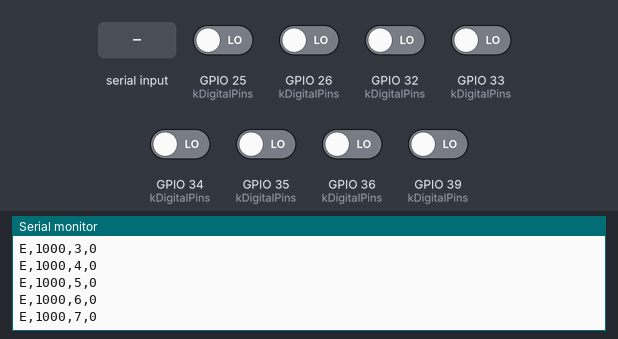
This program was run on a simulated ESP32. Shown: the last lines printed to the serial monitor. The test bench sets the inputs (shaded band); at power-on: GPIO 25 (kDigitalPins), GPIO 26 (kDigitalPins), GPIO 32 (kDigitalPins), GPIO 33 (kDigitalPins), GPIO 34 (kDigitalPins), GPIO 35 (kDigitalPins), GPIO 36 (kDigitalPins), GPIO 39 (kDigitalPins) LOW. No CAN messages arrive unless stated.

Above: at 1.2 s.
1.3 s: "1" received over the second serial link
At 1.8 s:
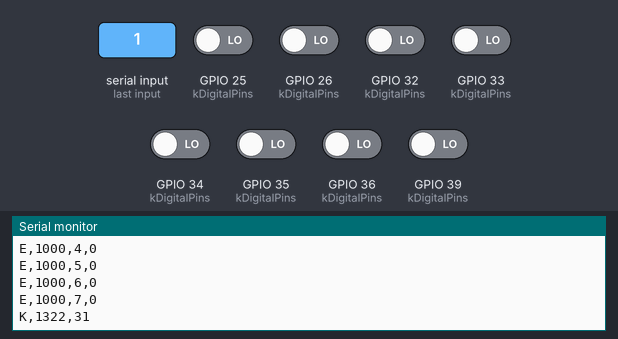
2.8 s: GPIO 25 (kDigitalPins) driven HIGH
At 2.96 s:
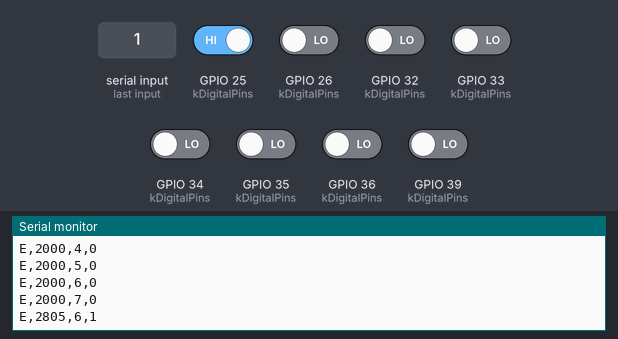
5.8 s: GPIO 26 (kDigitalPins) driven HIGH
At 6.8 s:
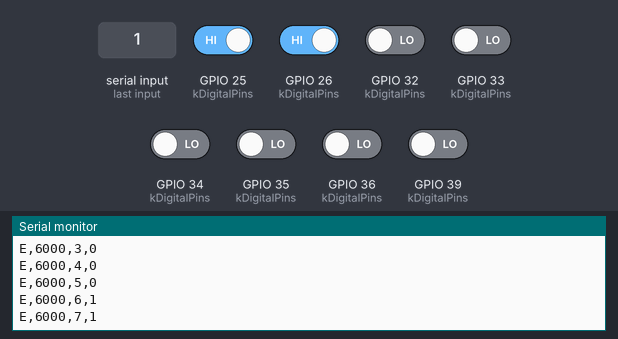
7.3 s: GPIO 32 (kDigitalPins) driven HIGH
At 7.9 s:
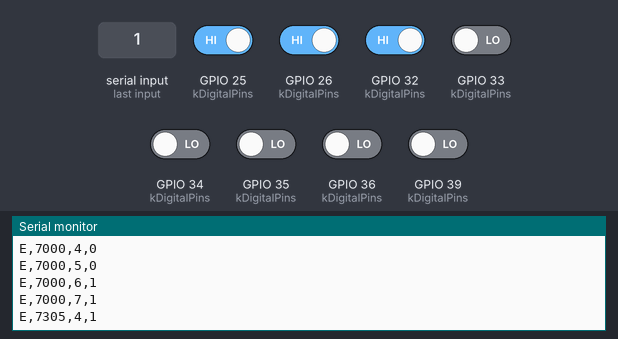
8.8 s: GPIO 33 (kDigitalPins) driven HIGH
At 8.96 s:
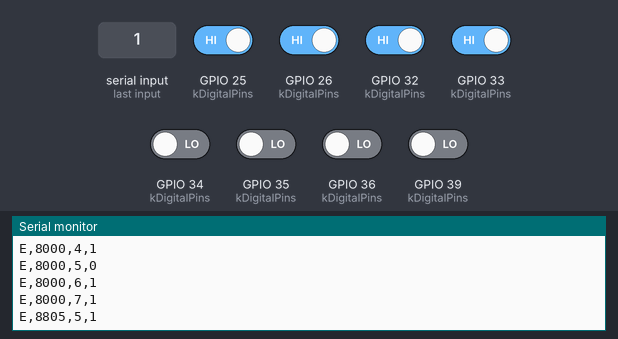
10.3 s: GPIO 34 (kDigitalPins) driven HIGH
At 10.9 s:
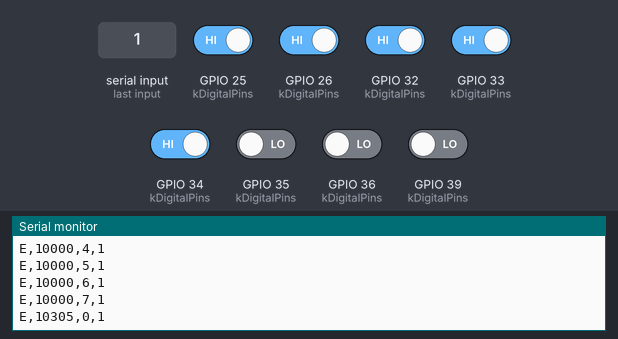
Timing chart, 0 to 12.8 s (numbered marks = the images above; inputs shaded):
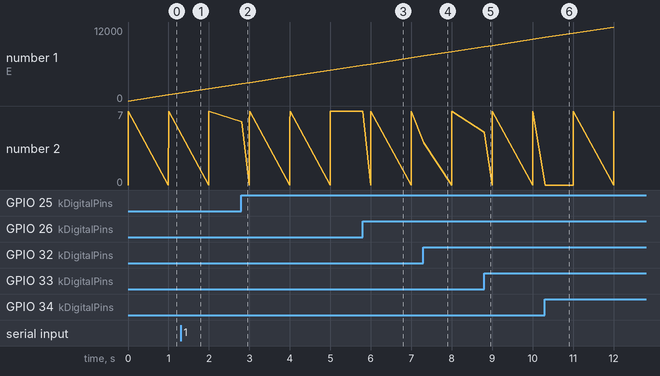

The program:

main.cpp
```cpp
#include <Arduino.h>

#include <atomic>

#include "can_listener.h"
#include "config.h"
#include "inputs.h"
#include "kline_listener.h"
#include "pulse_counter.h"
#include "rdp_frame.h"
#include "selftest.h"

namespace {
QueueHandle_t gQueue = nullptr;
std::atomic<uint32_t> gDropped{0};
uint32_t gLastStatus = 0;
}  // namespace

void setup() {
  Serial.begin(921600);
  gQueue = xQueueCreate(rdp::kLineQueueCapacity, sizeof(rdp::RdpLine));
  rdp::rdpEnqueue(gQueue, &gDropped, rdp::formatHello(millis(), rdp::kFwVersion));
  inputsBegin(gQueue, &gDropped);
  pulseBegin(gQueue, &gDropped);
  canBegin(gQueue, &gDropped);
  klineBegin(gQueue, &gDropped);
#ifdef RDP_SELFTEST
  selftestBegin();
#endif
  gLastStatus = millis();
}

void loop() {
  rdp::RdpLine line;
  if (xQueueReceive(gQueue, &line, pdMS_TO_TICKS(10)) == pdTRUE) {
    Serial.println(line.text);
  }
  if (millis() - gLastStatus >= rdp::kStatusPeriodMs) {
    gLastStatus = millis();
    Serial.println(rdp::formatStatus(gLastStatus, gDropped.load()).c_str());
  }
}
```

can_listener.cpp
```cpp
#include "can_listener.h"

#include <driver/twai.h>

#include "config.h"
#include "rdp_frame.h"

namespace {

QueueHandle_t gQueue = nullptr;
std::atomic<uint32_t>* gDropped = nullptr;

twai_timing_config_t timingFor(uint32_t bitrate) {
  if (bitrate == 250000) {
    return TWAI_TIMING_CONFIG_250KBITS();
  }
  return TWAI_TIMING_CONFIG_500KBITS();
}

bool installAt(uint32_t bitrate) {
  twai_general_config_t general = TWAI_GENERAL_CONFIG_DEFAULT(
      static_cast<gpio_num_t>(rdp::kCanTxPin), static_cast<gpio_num_t>(rdp::kCanRxPin), TWAI_MODE_LISTEN_ONLY);
  twai_timing_config_t timing = timingFor(bitrate);
  twai_filter_config_t filter = TWAI_FILTER_CONFIG_ACCEPT_ALL();
  if (twai_driver_install(&general, &timing, &filter) != ESP_OK) {
    return false;
  }
  if (twai_start() != ESP_OK) {
    twai_driver_uninstall();
    return false;
  }
  return true;
}

void uninstall() {
  twai_stop();
  twai_driver_uninstall();
}

void enqueueFrame(const twai_message_t& msg);

bool waitForFrame(uint32_t timeoutMs) {
  twai_message_t msg;
  uint32_t start = millis();
  while (millis() - start < timeoutMs) {
    if (twai_receive(&msg, pdMS_TO_TICKS(100)) == ESP_OK) {
      enqueueFrame(msg);
      return true;
    }
  }
  return false;
}

bool isExtended(const twai_message_t& msg) {
  return (msg.flags & TWAI_MSG_FLAG_EXTD) != 0;
}

void enqueueFrame(const twai_message_t& msg) {
  rdp::rdpEnqueue(gQueue, gDropped,
                  rdp::formatCan(millis(), msg.identifier, isExtended(msg), msg.data, msg.data_length_code));
}

void receiveForever() {
  twai_message_t msg;
  for (;;) {
    if (twai_receive(&msg, portMAX_DELAY) == ESP_OK) {
      enqueueFrame(msg);
    }
  }
}

void canTask(void*) {
  uint8_t last = 0;
  for (uint8_t i = 0; i < rdp::kNumCanBitrates; ++i) {
    last = i;
    if (!installAt(rdp::kCanBitrates[i])) {
      continue;
    }
    if (waitForFrame(rdp::kCanDetectWindowMs)) {
      receiveForever();
    }
    uninstall();
  }
  if (installAt(rdp::kCanBitrates[last])) {
    receiveForever();
  }
  vTaskDelete(nullptr);
}

}  // namespace

void canBegin(QueueHandle_t queue, std::atomic<uint32_t>* dropped) {
  if (!rdp::kCanEnabled) {
    return;
  }
  gQueue = queue;
  gDropped = dropped;
  xTaskCreate(canTask, "can", 4096, nullptr, 1, nullptr);
}
```

can_listener.h
```cpp
#pragma once

#include <Arduino.h>

#include <atomic>
#include <cstdint>

void canBegin(QueueHandle_t queue, std::atomic<uint32_t>* dropped);
```

inputs.cpp
```cpp
#include "inputs.h"

#include "debouncer.h"

#include "config.h"
#include "rdp_frame.h"

namespace {

QueueHandle_t gQueue = nullptr;
std::atomic<uint32_t>* gDropped = nullptr;

void emitAllLevels(rdp::EdgeDebouncer** deb, uint32_t now) {
  for (uint8_t ch = 0; ch < rdp::kNumChannels; ++ch) {
    rdp::rdpEnqueue(gQueue, gDropped, rdp::formatEdge(now, ch, deb[ch]->level()));
  }
}

void sampleAll(rdp::EdgeDebouncer** deb, uint32_t now) {
  for (uint8_t ch = 0; ch < rdp::kNumChannels; ++ch) {
    bool raw = digitalRead(rdp::kDigitalPins[ch]) == HIGH;
    auto edge = deb[ch]->update(now, raw);
    if (edge.has_value()) {
      rdp::rdpEnqueue(gQueue, gDropped, rdp::formatEdge(now, ch, *edge));
    }
  }
}

void inputTask(void* arg) {
  rdp::EdgeDebouncer** deb = static_cast<rdp::EdgeDebouncer**>(arg);
  TickType_t last = xTaskGetTickCount();
  uint32_t lastLevelRefresh = millis();
  for (;;) {
    uint32_t now = millis();
    sampleAll(deb, now);
    if (now - lastLevelRefresh >= rdp::kLevelRefreshMs) {
      emitAllLevels(deb, now);
      lastLevelRefresh = now;
    }
    vTaskDelayUntil(&last, pdMS_TO_TICKS(1));
  }
}

}  // namespace

void inputsBegin(QueueHandle_t queue, std::atomic<uint32_t>* dropped) {
  gQueue = queue;
  gDropped = dropped;
  static rdp::EdgeDebouncer* deb[rdp::kNumChannels];
  for (uint8_t ch = 0; ch < rdp::kNumChannels; ++ch) {
    pinMode(rdp::kDigitalPins[ch], INPUT);
    deb[ch] = new rdp::EdgeDebouncer(rdp::kDebounceMs, digitalRead(rdp::kDigitalPins[ch]) == HIGH);
  }
  emitAllLevels(deb, millis());
  xTaskCreate(inputTask, "inputs", 2048, deb, 1, nullptr);
}
```

inputs.h
```cpp
#pragma once

#include <Arduino.h>

#include <atomic>
#include <cstdint>

void inputsBegin(QueueHandle_t queue, std::atomic<uint32_t>* dropped);
```

kline_listener.cpp
```cpp
#include "kline_listener.h"

#include "config.h"
#include "rdp_frame.h"

namespace {

QueueHandle_t gQueue = nullptr;
std::atomic<uint32_t>* gDropped = nullptr;

void flush(uint8_t* buf, uint8_t* len) {
  if (*len == 0) {
    return;
  }
  rdp::rdpEnqueue(gQueue, gDropped, rdp::formatKline(millis(), buf, *len));
  *len = 0;
}

void klineTask(void*) {
  uint8_t buf[rdp::kKlineMaxBytes];
  uint8_t len = 0;
  uint32_t lastByte = millis();
  for (;;) {
    while (Serial2.available() > 0) {
      if (len >= rdp::kKlineMaxBytes) {
        flush(buf, &len);
      }
      buf[len++] = static_cast<uint8_t>(Serial2.read());
      lastByte = millis();
    }
    if (len > 0 && millis() - lastByte >= rdp::kKlineSilenceMs) {
      flush(buf, &len);
    }
    vTaskDelay(pdMS_TO_TICKS(1));
  }
}

}  // namespace

void klineBegin(QueueHandle_t queue, std::atomic<uint32_t>* dropped) {
  if (!rdp::kKlineEnabled) {
    return;
  }
  gQueue = queue;
  gDropped = dropped;
  Serial2.begin(rdp::kKlineBaud, SERIAL_8N1, rdp::kKlineRxPin, -1);
  xTaskCreate(klineTask, "kline", 2048, nullptr, 1, nullptr);
}
```

kline_listener.h
```cpp
#pragma once

#include <Arduino.h>

#include <atomic>
#include <cstdint>

void klineBegin(QueueHandle_t queue, std::atomic<uint32_t>* dropped);
```

pulse_counter.h
```cpp
#pragma once

#include <Arduino.h>

#include <atomic>
#include <cstdint>

void pulseBegin(QueueHandle_t queue, std::atomic<uint32_t>* dropped);
```

selftest.cpp
```cpp
#include "selftest.h"

#include <Arduino.h>

#include "config.h"

namespace {
constexpr uint8_t kSelftestChannel = 0;
constexpr uint8_t kSelftestResolution = 8;
}  // namespace

void selftestBegin() {
#ifdef RDP_SELFTEST
  ledcSetup(kSelftestChannel, rdp::kSelftestHz, kSelftestResolution);
  ledcAttachPin(rdp::kSelftestPwmPin, kSelftestChannel);
  ledcWrite(kSelftestChannel, 128);
#endif
}
```

selftest.h
```cpp
#pragma once

void selftestBegin();
```

config.h
```cpp
#pragma once

#include <Arduino.h>

#include <atomic>
#include <cstdint>
#include <cstring>
#include <string>

namespace rdp {

constexpr const char* kFwVersion = "0.1.0";
constexpr uint8_t kNumChannels = 8;
constexpr int kDigitalPins[kNumChannels] = {34, 35, 36, 39, 32, 33, 25, 26};
constexpr uint8_t kPulseChannels[] = {0, 1};
constexpr uint8_t kNumPulseChannels = sizeof(kPulseChannels) / sizeof(kPulseChannels[0]);
constexpr uint32_t kDebounceMs = 5;
constexpr uint32_t kLevelRefreshMs = 1000;
constexpr uint32_t kFrequencyWindowMs = 250;
constexpr uint32_t kStatusPeriodMs = 5000;

constexpr bool kCanEnabled = true;
constexpr int kCanRxPin = 22;
constexpr int kCanTxPin = 21;
constexpr uint32_t kCanBitrates[] = {500000, 250000};
constexpr uint8_t kNumCanBitrates = sizeof(kCanBitrates) / sizeof(kCanBitrates[0]);
constexpr uint32_t kCanDetectWindowMs = 3000;

constexpr bool kKlineEnabled = true;
constexpr int kKlineRxPin = 16;
constexpr uint32_t kKlineBaud = 10400;
constexpr uint8_t kKlineMaxBytes = 16;
constexpr uint32_t kKlineSilenceMs = 20;

constexpr int kSelftestPwmPin = 23;
constexpr uint32_t kSelftestHz = 100;

constexpr size_t kLineLen = 64;
constexpr uint16_t kLineQueueCapacity = 512;

struct RdpLine {
  char text[kLineLen];
};

inline void rdpEnqueue(QueueHandle_t queue, std::atomic<uint32_t>* dropped, const std::string& s) {
  RdpLine line;
  strncpy(line.text, s.c_str(), kLineLen - 1);
  line.text[kLineLen - 1] = '\0';
  if (xQueueSend(queue, &line, 0) != pdTRUE) {
    (*dropped)++;
  }
}

}  // namespace rdp
```

Measured:
- after the input at 1.3 s, the serial monitor: prints a new line at once (image 1)
- after the input at 2.8 s, the serial monitor: prints a new line at once (image 2)
- after the input at 5.8 s, the serial monitor: prints a new line at once (image 3)
- after the input at 7.3 s, the serial monitor: prints a new line at once (image 4)
- after the input at 8.8 s, the serial monitor: prints a new line at once (image 5)
- after the input at 10.3 s, the serial monitor: prints a new line at once (image 6)
